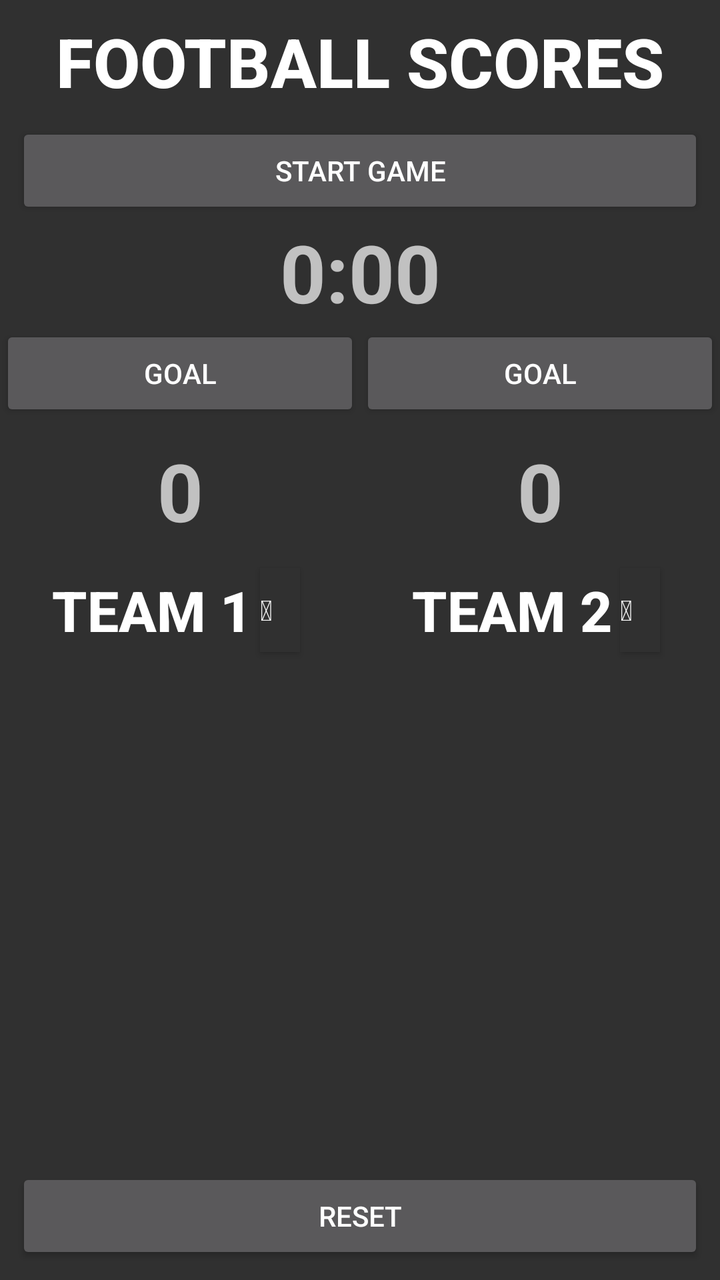
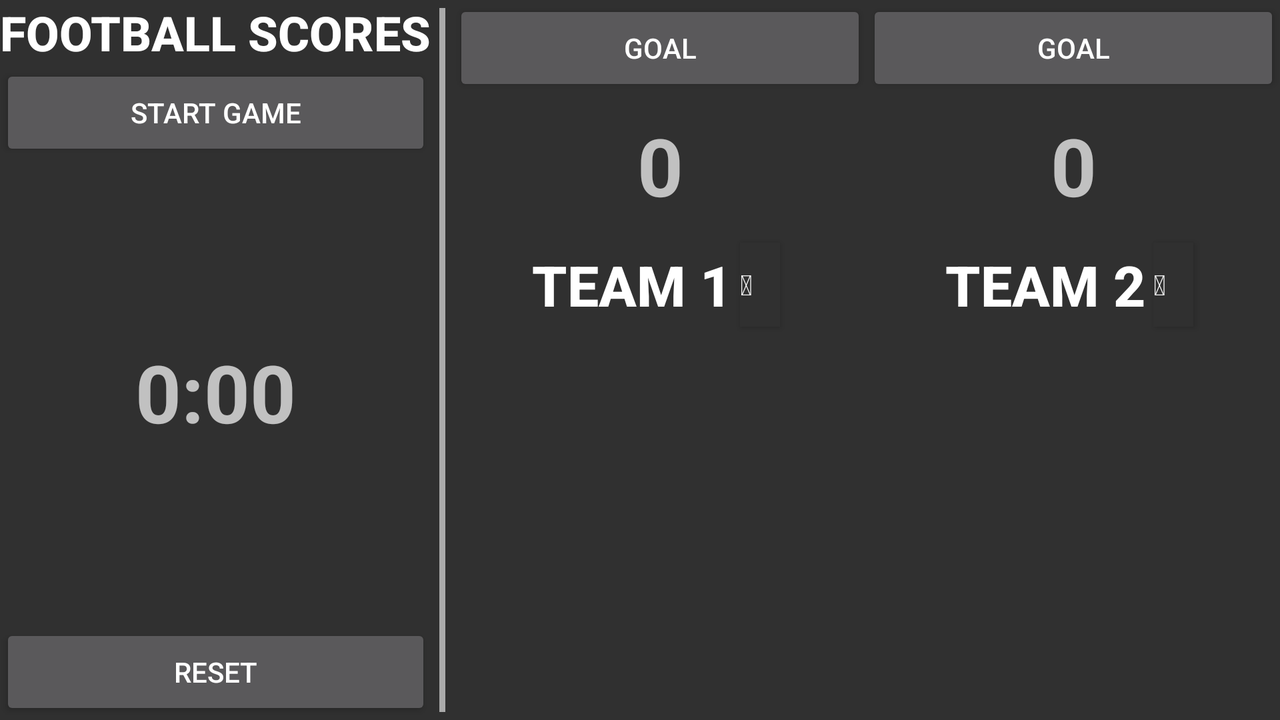

Compare how this app lays out the same screen by default and in its alternative resource folder. The renders come first, then the two layout files and the values they reference.
<!-- AndroidManifest.xml: application theme AppTheme -->
<!-- res/layout/activity_main.xml -->
<?xml version="1.0" encoding="utf-8"?>
<android.support.constraint.ConstraintLayout xmlns:android="http://schemas.android.com/apk/res/android"
    xmlns:app="http://schemas.android.com/apk/res-auto"
    xmlns:tools="http://schemas.android.com/tools"
    android:layout_width="match_parent"
    android:layout_height="match_parent"
    tools:context="org.driven_by_data.scorekeeper.scorekeeperfootball.MainActivity">

    <TextView
        android:id="@+id/title"
        style="@style/header"
        android:layout_width="0dp"
        android:layout_height="wrap_content"
        android:layout_margin="8dp"
        android:text="@string/header"
        app:layout_constraintEnd_toEndOf="parent"
        app:layout_constraintStart_toStartOf="parent"
        app:layout_constraintTop_toTopOf="parent" />

    <Button
        android:id="@+id/button_start"
        android:layout_width="0dp"
        android:layout_height="wrap_content"
        android:layout_margin="8dp"
        android:text="@string/button_start"
        app:layout_constraintEnd_toEndOf="parent"
        app:layout_constraintStart_toStartOf="parent"
        app:layout_constraintTop_toBottomOf="@+id/title" />

    <TextView
        android:id="@+id/timer"
        style="@style/timer"
        android:layout_width="0dp"
        android:layout_height="wrap_content"
        android:text="@string/timer"
        app:layout_constraintEnd_toEndOf="parent"
        app:layout_constraintStart_toStartOf="parent"
        app:layout_constraintTop_toBottomOf="@+id/button_start" />

    <Button
        android:id="@+id/button_reset"
        android:layout_width="0dp"
        android:layout_height="wrap_content"
        android:layout_margin="8dp"
        android:text="@string/button_reset"
        app:layout_constraintBottom_toBottomOf="parent"
        app:layout_constraintEnd_toEndOf="parent"
        app:layout_constraintStart_toStartOf="parent" />

    <LinearLayout
        android:layout_width="0dp"
        android:layout_height="wrap_content"
        android:minHeight="368dp"
        android:orientation="horizontal"
        app:layout_constraintEnd_toEndOf="parent"
        app:layout_constraintStart_toStartOf="parent"
        app:layout_constraintTop_toBottomOf="@+id/timer">

        <LinearLayout
            android:id="@+id/team1"
            android:layout_width="0dp"
            android:layout_height="match_parent"
            android:layout_weight="1"
            android:orientation="vertical">

            <Button
                android:id="@+id/button_goal_team1"
                android:layout_width="match_parent"
                android:layout_height="wrap_content"
                android:text="@string/button_goal_default" />

            <TextView
                android:id="@+id/score_team1"
                style="@style/score"
                android:layout_width="match_parent"
                android:layout_height="wrap_content"
                android:text="@string/score_default" />

            <RelativeLayout
                android:layout_width="match_parent"
                android:layout_height="50dp"
                android:gravity="center_horizontal">

                <TextView
                    android:id="@+id/header_team1"
                    style="@style/table_header"
                    android:layout_width="wrap_content"
                    android:layout_height="match_parent"
                    android:gravity="center_vertical"
                    android:text="@string/team1_default" />

                <Button
                    android:id="@+id/edit_team1"
                    style="@style/hidden_button"
                    android:layout_width="20dp"
                    android:layout_height="match_parent"
                    android:layout_margin="4dp"
                    android:layout_toEndOf="@id/header_team1"
                    android:layout_toRightOf="@id/header_team1"
                    android:gravity="center_vertical"
                    android:text="@string/fa_icon_pencil" />
            </RelativeLayout>

            <ScrollView
                android:layout_width="match_parent"
                android:layout_height="match_parent"
                android:fillViewport="true">

                <ListView
                    android:id="@+id/goal_list_team1"
                    android:layout_width="match_parent"
                    android:layout_height="wrap_content">

                </ListView>

            </ScrollView>

        </LinearLayout>

        <LinearLayout
            android:id="@+id/team2"
            android:layout_width="0dp"
            android:layout_height="match_parent"
            android:layout_weight="1"
            android:orientation="vertical">

            <Button
                android:id="@+id/button_goal_team2"
                android:layout_width="match_parent"
                android:layout_height="wrap_content"
                android:text="@string/button_goal_default" />


            <TextView
                android:id="@+id/score_team2"
                style="@style/score"
                android:layout_width="match_parent"
                android:layout_height="wrap_content"
                android:text="@string/score_default" />

            <RelativeLayout
                android:layout_width="match_parent"
                android:layout_height="50dp"
                android:gravity="center_horizontal">

                <TextView
                    android:id="@+id/header_team2"
                    style="@style/table_header"
                    android:layout_width="wrap_content"
                    android:layout_height="match_parent"
                    android:gravity="center_vertical"
                    android:text="@string/team2_default" />

                <Button
                    android:id="@+id/edit_team2"
                    style="@style/hidden_button"
                    android:layout_width="20dp"
                    android:layout_height="match_parent"
                    android:layout_margin="4dp"
                    android:layout_toEndOf="@id/header_team2"
                    android:layout_toRightOf="@id/header_team2"
                    android:gravity="center_vertical"
                    android:text="@string/fa_icon_pencil" />
            </RelativeLayout>

            <ScrollView
                android:layout_width="match_parent"
                android:layout_height="match_parent"
                android:fillViewport="true">

                <ListView
                    android:id="@+id/goal_list_team2"
                    android:layout_width="match_parent"
                    android:layout_height="wrap_content">

                </ListView>

            </ScrollView>

        </LinearLayout>
    </LinearLayout>


</android.support.constraint.ConstraintLayout>
<!-- resources referenced by this layout -->
<resources>
  <string name="button_goal_default">Goal</string>
  <string name="button_reset">Reset</string>
  <string name="button_start">Start Game</string>
  <string name="fa_icon_pencil"></string>
  <string name="header">Football Scores</string>
  <string name="score_default">0</string>
  <string name="team1_default">Team 1</string>
  <string name="team2_default">Team 2</string>
  <string name="timer">0:00</string>
  <style name="header" parent="TextAppearance.AppCompat.Title">
          <item name="android:textSize">34sp</item>
          <item name="android:textStyle">bold</item>
          <item name="android:textAllCaps">true</item>
          <item name="android:textAlignment">center</item>
      </style>
  <style name="hidden_button">
          <item name="android:background">@color/colorBackground</item>
      </style>
  <style name="score">
          <item name="android:layout_margin">8dp</item>
          <item name="android:textSize">40sp</item>
          <item name="android:textStyle">bold</item>
          <item name="android:textAlignment">center</item>
      </style>
  <style name="table_header" parent="TextAppearance.AppCompat.Title">
          <item name="android:textSize">28sp</item>
          <item name="android:textStyle">bold</item>
          <item name="android:textAllCaps">true</item>
          <item name="android:textAlignment">center</item>
      </style>
  <style name="timer">
          <item name="android:textSize">40sp</item>
          <item name="android:textStyle">bold</item>
          <item name="android:textAlignment">center</item>
      </style>
  <style name="AppTheme" parent="Theme.AppCompat.NoActionBar">
          
          <item name="colorPrimary">@color/colorPrimary</item>
          <item name="colorPrimaryDark">@color/colorBackground</item>
          <item name="colorAccent">@color/colorAccent</item>
      </style>
  <color name="colorBackground">#303030</color>
  <color name="colorPrimary">@android:color/darker_gray</color>
  <color name="colorAccent">@android:color/holo_red_dark</color>
</resources>
<!-- res/layout-land/activity_main.xml (the repository's variant of the layout above) -->
<!-- drawn on the phone turned sideways -->
<?xml version="1.0" encoding="utf-8"?>
<LinearLayout xmlns:android="http://schemas.android.com/apk/res/android"
    xmlns:app="http://schemas.android.com/apk/res-auto"
    xmlns:tools="http://schemas.android.com/tools"
    android:layout_width="match_parent"
    android:layout_height="match_parent"
    android:orientation="horizontal"
    tools:context="org.driven_by_data.scorekeeper.scorekeeperfootball.MainActivity">

    <LinearLayout
        android:layout_width="wrap_content"
        android:layout_height="match_parent"
        android:orientation="vertical">

        <TextView
            android:id="@+id/title"
            style="@style/header"
            android:layout_width="wrap_content"
            android:layout_height="wrap_content"
            android:textSize="24sp"
            android:text="@string/header" />

        <Button
            android:id="@+id/button_start"
            tools:layout_editor_absoluteX="0dp"
            android:layout_width="match_parent"
            android:layout_height="wrap_content"
            android:text="@string/button_start" />

        <TextView
            android:id="@+id/timer"
            style="@style/timer"
            android:layout_width="match_parent"
            android:layout_height="0dp"
            android:layout_weight="1"
            android:gravity="center_vertical"
            android:text="@string/timer" />

        <Button
            android:id="@+id/button_reset"
            android:layout_width="match_parent"
            android:layout_height="wrap_content"
            android:text="@string/button_reset" />

    </LinearLayout>

    <TextView
        android:layout_width="3dp"
        android:layout_height="match_parent"
        android:orientation="vertical"
        android:background="@color/colorPrimary"
        android:layout_margin="4dp"/>

    <LinearLayout
        android:layout_width="0dp"
        android:layout_weight="1"
        android:layout_height="wrap_content"
        android:minHeight="368dp"
        android:orientation="horizontal">

        <LinearLayout
            android:id="@+id/team1"
            android:layout_width="0dp"
            android:layout_height="match_parent"
            android:layout_weight="1"
            android:orientation="vertical">

            <Button
                android:id="@+id/button_goal_team1"
                android:layout_width="match_parent"
                android:layout_height="wrap_content"
                android:text="@string/button_goal_default" />

            <TextView
                android:id="@+id/score_team1"
                style="@style/score"
                android:layout_width="match_parent"
                android:layout_height="wrap_content"
                android:text="@string/score_default" />

            <RelativeLayout
                android:layout_width="match_parent"
                android:layout_height="50dp"
                android:gravity="center_horizontal">

                <TextView
                    android:id="@+id/header_team1"
                    style="@style/table_header"
                    android:layout_width="wrap_content"
                    android:layout_height="match_parent"
                    android:gravity="center_vertical"
                    android:text="@string/team1_default" />

                <Button
                    android:id="@+id/edit_team1"
                    style="@style/hidden_button"
                    android:layout_width="20dp"
                    android:layout_height="match_parent"
                    android:layout_margin="4dp"
                    android:layout_toEndOf="@id/header_team1"
                    android:layout_toRightOf="@id/header_team1"
                    android:gravity="center_vertical"
                    android:text="@string/fa_icon_pencil" />
            </RelativeLayout>

            <ScrollView
                android:layout_width="match_parent"
                android:layout_height="match_parent"
                android:fillViewport="true">

                <ListView
                    android:id="@+id/goal_list_team1"
                    android:layout_width="match_parent"
                    android:layout_height="wrap_content">

                </ListView>

            </ScrollView>

        </LinearLayout>

        <LinearLayout
            android:id="@+id/team2"
            android:layout_width="0dp"
            android:layout_height="match_parent"
            android:layout_weight="1"
            android:orientation="vertical">

            <Button
                android:id="@+id/button_goal_team2"
                android:layout_width="match_parent"
                android:layout_height="wrap_content"
                android:text="@string/button_goal_default" />


            <TextView
                android:id="@+id/score_team2"
                style="@style/score"
                android:layout_width="match_parent"
                android:layout_height="wrap_content"
                android:text="@string/score_default" />

            <RelativeLayout
                android:layout_width="match_parent"
                android:layout_height="50dp"
                android:gravity="center_horizontal">

                <TextView
                    android:id="@+id/header_team2"
                    style="@style/table_header"
                    android:layout_width="wrap_content"
                    android:layout_height="match_parent"
                    android:gravity="center_vertical"
                    android:text="@string/team2_default" />

                <Button
                    android:id="@+id/edit_team2"
                    style="@style/hidden_button"
                    android:layout_width="20dp"
                    android:layout_height="match_parent"
                    android:layout_margin="4dp"
                    android:layout_toEndOf="@id/header_team2"
                    android:layout_toRightOf="@id/header_team2"
                    android:gravity="center_vertical"
                    android:text="@string/fa_icon_pencil" />
            </RelativeLayout>

            <ScrollView
                android:layout_width="match_parent"
                android:layout_height="match_parent"
                android:fillViewport="true">

                <ListView
                    android:id="@+id/goal_list_team2"
                    android:layout_width="match_parent"
                    android:layout_height="wrap_content">

                </ListView>

            </ScrollView>

        </LinearLayout>
    </LinearLayout>


</LinearLayout>
<!-- resources referenced by the variant -->
<!-- as the phone turned sideways resolves them -->
<resources>
  <color name="colorPrimary">@android:color/darker_gray</color>
  <string name="button_goal_default">Goal</string>
  <string name="button_reset">Reset</string>
  <string name="button_start">Start Game</string>
  <string name="fa_icon_pencil"></string>
  <string name="header">Football Scores</string>
  <string name="score_default">0</string>
  <string name="team1_default">Team 1</string>
  <string name="team2_default">Team 2</string>
  <string name="timer">0:00</string>
  <style name="header" parent="TextAppearance.AppCompat.Title">
          <item name="android:textSize">34sp</item>
          <item name="android:textStyle">bold</item>
          <item name="android:textAllCaps">true</item>
          <item name="android:textAlignment">center</item>
      </style>
  <style name="hidden_button">
          <item name="android:background">@color/colorBackground</item>
      </style>
  <style name="score">
          <item name="android:layout_margin">8dp</item>
          <item name="android:textSize">40sp</item>
          <item name="android:textStyle">bold</item>
          <item name="android:textAlignment">center</item>
      </style>
  <style name="table_header" parent="TextAppearance.AppCompat.Title">
          <item name="android:textSize">28sp</item>
          <item name="android:textStyle">bold</item>
          <item name="android:textAllCaps">true</item>
          <item name="android:textAlignment">center</item>
      </style>
  <style name="timer">
          <item name="android:textSize">40sp</item>
          <item name="android:textStyle">bold</item>
          <item name="android:textAlignment">center</item>
      </style>
  <style name="AppTheme" parent="Theme.AppCompat.NoActionBar">
          
          <item name="colorPrimary">@color/colorPrimary</item>
          <item name="colorPrimaryDark">@color/colorBackground</item>
          <item name="colorAccent">@color/colorAccent</item>
      </style>
  <color name="colorBackground">#303030</color>
  <color name="colorAccent">@android:color/holo_red_dark</color>
</resources>
